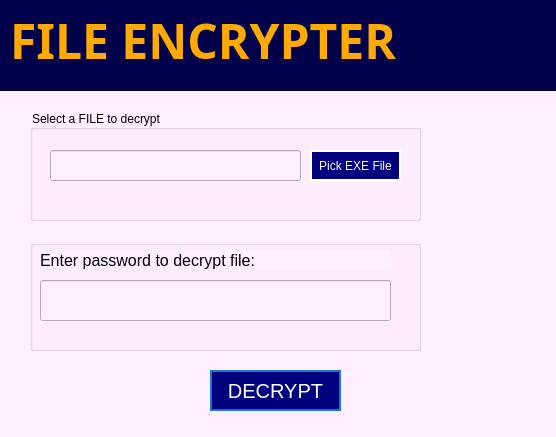
<?xml version="1.0" encoding="UTF-8"?>
<ui version="4.0">
 <class>decrypt</class>
 <widget class="QDialog" name="decrypt">
  <property name="geometry">
   <rect>
    <x>0</x>
    <y>0</y>
    <width>556</width>
    <height>437</height>
   </rect>
  </property>
  <property name="windowTitle">
   <string>Dialog</string>
  </property>
  <property name="windowIcon">
   <iconset>
    <normaloff>:/images/icon.png</normaloff>:/images/icon.png</iconset>
  </property>
  <property name="styleSheet">
   <string notr="true">background-color:rgb(255, 239, 255)</string>
  </property>
  <widget class="QFrame" name="frame">
   <property name="geometry">
    <rect>
     <x>-10</x>
     <y>-10</y>
     <width>571</width>
     <height>101</height>
    </rect>
   </property>
   <property name="styleSheet">
    <string notr="true">background-color:rgb(0, 0, 74)</string>
   </property>
   <property name="frameShape">
    <enum>QFrame::StyledPanel</enum>
   </property>
   <property name="frameShadow">
    <enum>QFrame::Raised</enum>
   </property>
   <widget class="QLabel" name="label_7">
    <property name="enabled">
     <bool>true</bool>
    </property>
    <property name="geometry">
     <rect>
      <x>20</x>
      <y>10</y>
      <width>541</width>
      <height>81</height>
     </rect>
    </property>
    <property name="font">
     <font>
      <family>Showcard Gothic</family>
      <pointsize>-1</pointsize>
      <weight>50</weight>
      <italic>false</italic>
      <bold>false</bold>
     </font>
    </property>
    <property name="styleSheet">
     <string notr="true">color: white;
font-size: 30px;
font: &quot;Segoe UI&quot;;
</string>
    </property>
    <property name="text">
     <string>&lt;html&gt;&lt;head/&gt;&lt;body&gt;&lt;p&gt;&lt;img src=&quot;:/Image/unlock.jpg&quot;/&gt;&lt;span style=&quot; font-size:36pt; font-weight:600; color:#ffaa00;&quot;&gt;FILE ENCRYPTER&lt;/span&gt;&lt;/p&gt;&lt;/body&gt;&lt;/html&gt;</string>
    </property>
   </widget>
  </widget>
  <widget class="QGroupBox" name="step1GroupBox">
   <property name="geometry">
    <rect>
     <x>30</x>
     <y>110</y>
     <width>391</width>
     <height>111</height>
    </rect>
   </property>
   <property name="styleSheet">
    <string notr="true">QGroupBox::title {
	font-size: 32px;
}</string>
   </property>
   <property name="title">
    <string>Select a FILE to decrypt</string>
   </property>
   <property name="flat">
    <bool>false</bool>
   </property>
   <widget class="QLineEdit" name="locationLineEdit">
    <property name="enabled">
     <bool>true</bool>
    </property>
    <property name="geometry">
     <rect>
      <x>20</x>
      <y>40</y>
      <width>251</width>
      <height>31</height>
     </rect>
    </property>
    <property name="readOnly">
     <bool>true</bool>
    </property>
   </widget>
   <widget class="QPushButton" name="pickFileButton">
    <property name="geometry">
     <rect>
      <x>280</x>
      <y>40</y>
      <width>91</width>
      <height>31</height>
     </rect>
    </property>
    <property name="styleSheet">
     <string notr="true">#pickFileButton {
    border: 2px solid #1976D2;
    background-color:rgb(0, 0, 127);
    min-width: 80px;
	color: white;
}
#pickFileButton:hover {
    background-color:#a4ffa7;
    
}

#pickFileButton:pressed {
    background-color: #0D47A1;
}

#pickFileButton:flat {
    border: none; /* no border for a flat push button */
}

#pickFileButton:default {
    border-color: white; /* make the default button prominent */
}

#pickFileButton:disabled {
	background-color: #E3F2FD;
	border-color: #BBDEFB;
}</string>
    </property>
    <property name="text">
     <string>Pick EXE File</string>
    </property>
   </widget>
  </widget>
  <widget class="QGroupBox" name="groupBox">
   <property name="geometry">
    <rect>
     <x>30</x>
     <y>240</y>
     <width>391</width>
     <height>111</height>
    </rect>
   </property>
   <property name="title">
    <string/>
   </property>
   <widget class="QLabel" name="unlockTextLabel">
    <property name="geometry">
     <rect>
      <x>10</x>
      <y>10</y>
      <width>351</width>
      <height>20</height>
     </rect>
    </property>
    <property name="styleSheet">
     <string notr="true">#unlockTextLabel {
	font-size: 16px;
	
	font-family: &quot;Segoe UI&quot;;
}</string>
    </property>
    <property name="text">
     <string>Enter password to decrypt file:</string>
    </property>
   </widget>
   <widget class="QLineEdit" name="passwordLineEdit">
    <property name="geometry">
     <rect>
      <x>10</x>
      <y>40</y>
      <width>351</width>
      <height>41</height>
     </rect>
    </property>
    <property name="inputMethodHints">
     <set>Qt::ImhHiddenText|Qt::ImhNoAutoUppercase|Qt::ImhNoPredictiveText|Qt::ImhSensitiveData</set>
    </property>
    <property name="echoMode">
     <enum>QLineEdit::Password</enum>
    </property>
   </widget>
  </widget>
  <widget class="QPushButton" name="decryptButton">
   <property name="geometry">
    <rect>
     <x>210</x>
     <y>370</y>
     <width>131</width>
     <height>41</height>
    </rect>
   </property>
   <property name="font">
    <font>
     <family>MS Shell Dlg 2</family>
     <pointsize>15</pointsize>
     <weight>50</weight>
     <italic>false</italic>
     <bold>false</bold>
    </font>
   </property>
   <property name="styleSheet">
    <string notr="true">#decryptButton {
	font: 15pt &quot;MS Shell Dlg 2&quot;;
    border: 2px solid #1976D2;
    background-color:rgb(0, 0, 127);
    min-width: 80px;
	color: white;
}
#decryptButton:hover {
    background-color:rgb(164, 255, 167);
    
}

#decryptButton:pressed {
    background-color: #0D47A1;
}

#decryptButton:flat {
    border: none; /* no border for a flat push button */
}

#decryptButton:default {
    border-color: white; /* make the default button prominent */
}

#decryptButton:disabled {
	background-color: #E3F2FD;
	border-color: #BBDEFB;
}</string>
   </property>
   <property name="text">
    <string>DECRYPT</string>
   </property>
  </widget>
  <zorder>frame</zorder>
  <zorder>groupBox</zorder>
  <zorder>decryptButton</zorder>
  <zorder>step1GroupBox</zorder>
 </widget>
 <resources>
  <include location="resources.qrc"/>
 </resources>
 <connections/>
</ui>
